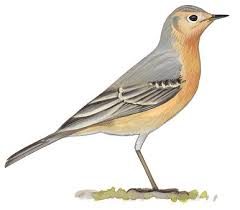
#> input picture A6/input_data/bird.jpeg, 240 x 210 px
$ jupyter execute q-1.ipynb   (Python 2 division)
#> lines starting #> are read from the running program, lines starting #| are printed output that depends on the picture
## QUESTION 1

[cell 1]
import numpy as np
import pandas as pd
import cv2
import matplotlib.image as mpimg
import matplotlib.pyplot as plt
from math import sqrt

[cell 2]
def show(img):
    fig, ax = plt.subplots(figsize = (6,6))
    plt.imshow(img)
    plt.show()

Function to stack all matrices from a list

[cell 3]
def makeCube(matrix_list):
    depth = len(matrix_list)
    rows = matrix_list[0].shape[0]
    cube = np.zeros((depth, rows, rows))
    for d in range(depth):
        cube[d,:,:] = matrix_list[d]
    return cube

Function to visualise o/p of intermediate layers

[cell 4]
def displayCube(cube, title):
    depth = cube.shape[0]
    rows = 2
    cols = depth // rows
    f, axarr = plt.subplots(rows, cols, figsize=(10,10))

    r, c = 0, 0
    f.suptitle(title)
    for d in cube:
#         print "d: ",d
        axarr[r,c].imshow(d)
        c += 1
        if c == cols:
            r += 1
            c = 0

Read input image

[cell 5]
sample_img = cv2.imread('../input_data/bird.jpeg', 0)
#> sample_img: shape (210, 240); min 0, max 255, mean 233.2
show(sample_img)

[cell 6]
sample_img = cv2.resize(sample_img, (32, 32))
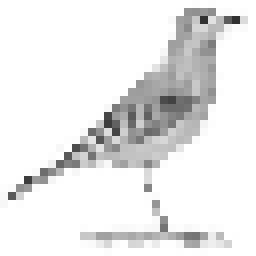
#> sample_img: shape (32, 32) (shown 8 times larger); min 49, max 255, mean 233.2
show(sample_img)
input_image = makeCube([sample_img])
#> in makeCube, `depth = len(matrix_list)`: depth = 1
print "input_image: shape",input_image.shape," type ",type(input_image)
#| input_image: shape (1, 32, 32)  type  <class 'numpy.ndarray'>

KERNELS

[cell 7]
kernel_size = 5

[cell 8]
def getNdKernel(depth, num):
    kernel_list = []
    for i in range(num):
        temp_kernel_cube = np.random.randn(depth,kernel_size,kernel_size)

#         print temp_kernel_cube
#         print "--------------"
        kernel_list.append(temp_kernel_cube)

    return kernel_list
# getNdKernel(6,16)

[cell 9]
def get6FiveXFive_d1():
    temp_cube = np.zeros((1, kernel_size, kernel_size))
    temp_cube[:,:,0] = np.array([-1,-1,-1,-1,-1])
    temp_cube[:,:,1] = np.array([-1,-1,-1,-1,-1])
    temp_cube[:,:,3] = np.array([1,1,1,1,1])
    temp_cube[:,:,4] = np.array([1,1,1,1,1])

    temp_cube1 = np.zeros((1, kernel_size, kernel_size))
    temp_cube1[:,:,0] = np.array([-1,-1,-1,-1,-1])
    temp_cube1[:,:,1] = np.array([1,1,1,1,1])
    temp_cube1[:,:,3] = np.array([-1,-1,-1,-1,-1])
    temp_cube1[:,:,4] = np.array([1,1,1,1,1])

    temp_cube2 = np.zeros((1, kernel_size, kernel_size))
    temp_cube2[:,:,0] = np.array([1,1,1,1,1])
    temp_cube2[:,:,1] = np.array([1,1,1,1,1])
    temp_cube2[:,:,3] = np.array([-1,-1,-1,-1,-1])
    temp_cube2[:,:,4] = np.array([-1,-1,-1,-1,-1])

    temp_cube3 = np.zeros((1, kernel_size, kernel_size))
    temp_cube3[:,:,0] = np.array([1,1,1,1,1])
    temp_cube3[:,:,1] = np.array([-1,-1,-1,-1,-1])
    temp_cube3[:,:,3] = np.array([1,1,1,1,1])
    temp_cube3[:,:,4] = np.array([-1,-1,-1,-1,-1])

    temp_cube4 = np.zeros((1, kernel_size, kernel_size))
    temp_cube4[:,:,0] = np.array([1,1,1,1,1])
    temp_cube4[:,:,4] = np.array([-1,-1,-1,-1,-1])

    temp_cube5 = np.zeros((1, kernel_size, kernel_size))
    temp_cube5[:,:,0] = np.array([-1,-1,-1,-1,-1])
    temp_cube5[:,:,4] = np.array([1,1,1,1,1])
    kernel_list = [temp_cube, temp_cube1, temp_cube2, temp_cube3, temp_cube4, temp_cube5]
    return kernel_list
# get6FiveXFive_d1()

[cell 10]
def get16FiveXFive_d6():
    temp_cube = np.zeros((6, kernel_size, kernel_size))
    temp_cube[0,:,0] = np.array([-1,-1,-1,-1,-1])
    temp_cube[1,:,0] = np.array([-1,-1,-1,-1,-1])
    temp_cube[:,:,3] = np.array([1,1,1,1,1])
    temp_cube[:,:,4] = np.array([1,1,1,1,1])
    print temp_cube

#     return kernel_list
# get16FiveXFive_d6()

Function to find sub-matrices according to kernel size

[cell 11]
def findSubCubes(cube):
    depth, row, col = cube.shape
    sub_cubes = []
    n = row - kernel_size + 1
    for i in range(n):
        for j in range(n):
            temp_cube = cube[:, i: i + kernel_size, j : j + kernel_size]
            sub_cubes.append(temp_cube)
    return sub_cubes

CONVOLUTION

[cell 12]
def convolve(sub_cubes_list, kernel):
    total_sub_cubes = len(sub_cubes_list)
    n = int(sqrt(total_sub_cubes))

    convolution = np.zeros((n,n))
    bias = np.random.randn(n,n)
    r,c = 0,0
    for i in range(total_sub_cubes):
        convolution[r][c] = np.multiply(sub_cubes_list[i], kernel).sum()
        c += 1
        if c == n:
            r += 1
            c = 0
    convolution = bias + convolution
    return convolution

[cell 13]
def convolveAll(sub_cubes_list, kernels_list):
    convolve_list = []
    for one_kernel in kernels_list:

        temp_matrix = convolve(sub_cubes_list, one_kernel)
        convolve_list.append(temp_matrix)

    return convolve_list

MAXPOOLING

[cell 14]
def maxPooling(matrix):
    matrix_rows = matrix.shape[1]
    half = matrix_rows/2
    max_pool_matrix = np.zeros((half,half))
    cnt = 0
    r, c = 0,0
    for i in range(0,matrix_rows,2): #0,1,2
        for j in range(0,matrix_rows,2): #0,1,2
            temp = matrix[i: i + 2, j : j + 2] #0:2, 0:2

            maxi = temp.max()
            cnt+=1
#             print "(",r,c,")",
            max_pool_matrix[r][c] = maxi

            c += 1
            if c == half:
                c = 0
                r += 1

    return max_pool_matrix

[cell 15]
def allMaxPool(convolution_list):

    max_pool_list = []
    for one_convolution in convolution_list:
        temp_matrix = maxPooling(one_convolution)
        max_pool_list.append(temp_matrix)
    return max_pool_list

[cell 16]
def relu(x):
    return x * (x > 0)

[cell 17]
def sigmoid(x):
    return 1 / (1 + np.exp(-x))

[cell 18]
def applyNonLinearity(convolution_list, func_name):
    new_conv_list = []
    for one_conv in convolution_list:
        if func_name == 'tanh':
            one_conv = np.tanh(one_conv)
        elif func_name == 'relu':
            one_conv = relu(one_conv)
        elif func_name == 'sigmoid':
            one_conv = sigmoid(one_conv)
        new_conv_list.append(one_conv)
    return new_conv_list

[cell 19]
def getWeightsBias(h, w):
    wt = np.random.randn(h,w)
    bias = np.random.randn(w)
    return wt, bias

[cell 20]
def computeFC(wts, inp, bias, activation_func):
    op = np.dot(wts.transpose(), inp) + bias
    op = applyNonLinearity(op, activation_func)
    return op

# print "output_fc2: shape: ",output_fc2.shape,output_fc2

[cell 21]
def softmax(x):
    e_x = np.exp(x - np.max(x))
    return e_x / e_x.sum(axis=0)

[cell 22]
def forwardPass(activation_func):

    # **CONV1 BEGIN**
    # Make sub cubes of size 1x5x5 from input image of size 1x32x32

    sub_cubes_list1 = findSubCubes(input_image)

    # Get 6@5x5 kernels of depth 1 with randomly generated weights

#     kernels = getNdKernel(1,6)
    kernels = get6FiveXFive_d1()
    # Do convolutions with all sub_cubes and kernels

    conv1_list = convolveAll(sub_cubes_list1, kernels)

    conv1_list = applyNonLinearity(conv1_list, activation_func)

    first_cube_6x28x28 = makeCube(conv1_list)
    print "first_cube_6x28x28: shape", first_cube_6x28x28.shape, "type: ",type(first_cube_6x28x28)

    displayCube(first_cube_6x28x28, "After CONV1")

    # - OUTPUT AFTER CONV1 : 6x28x28 activation map
    # **POOL1 BEGIN**

    pool1_list = allMaxPool(conv1_list)

    second_cube_6x14x14 = makeCube(pool1_list)
    print "second_cube_6x14x14: type ",type(second_cube_6x14x14), "shape: ", second_cube_6x14x14.shape

    displayCube(second_cube_6x14x14, "After POOL1")

    # - OUTPUT AFTER POOL1: 6x14x14 feature map
    # **CONV2 BEGIN**

    sub_cubes_list_2 = findSubCubes(second_cube_6x14x14)

    # 16 kernels of depth 6 shape 5x5 => 5x5x6 @ 16

    sixD_kernels_list = getNdKernel(6, 16)

    conv2_list = convolveAll(sub_cubes_list_2, sixD_kernels_list)

    conv2_list = applyNonLinearity(conv2_list, activation_func)

    third_cube_16x10x10 = makeCube(conv2_list)
    print "third_cube_16x10x10: type: ",type(third_cube_16x10x10), "shape: ",third_cube_16x10x10.shape

    displayCube(third_cube_16x10x10, "After CONV2")

    # - OUTPUT AFTER CONV2 : 16x14x14 activation map
    # **POOL2 BEGIN**

    pool2_list = allMaxPool(conv2_list)

    fourth_cube_16x5x5 = makeCube(pool2_list)
    print "fourth_cube_16x5x5: type: ",type(fourth_cube_16x5x5), "shape: ",fourth_cube_16x5x5.shape
    displayCube(fourth_cube_16x5x5, "After POOL2")
    sub_cubes_list_3 = findSubCubes(fourth_cube_16x5x5)
    print "sub_cubes_list_3: type: ",type(sub_cubes_list_3), "len: ",len(sub_cubes_list_3), "shape[0]: ",sub_cubes_list_3[0].shape
    # - OUTPUT AFTER POOL2 : 16x5x5 feature map
    sixD_kernels_list = getNdKernel(16, 120)

    conv3_list = convolveAll(sub_cubes_list_3, sixD_kernels_list)
    conv3_list = applyNonLinearity(conv3_list, activation_func)
    print "conv3_list: shape[0]",conv3_list[0].shape,"len:", len(conv3_list), "type: ",type(conv3_list)
    temp = np.array([])

    for i in range(len(conv3_list)):
        fl = np.ndarray.flatten(conv3_list[i][:,:])
        temp = np.hstack([temp, fl]) if temp.size else fl
    print "TEMP: ",len(temp)

    random_weights_fc2, bias_fc2 = getWeightsBias(120,84)
    print "random_weights_fc2: shape: ",random_weights_fc2.shape, random_weights_fc2.transpose().shape

    output_fc2 = computeFC(random_weights_fc2, temp, bias_fc2, activation_func)
    print "output_fc2: type: ",type(output_fc2), "len: ",len(output_fc2)

    random_weights_op, bias_op = getWeightsBias(84,10)
    print "random_weights_op: shape: ",random_weights_op.shape, random_weights_op.transpose().shape

    #gaussian
    tr = random_weights_op.transpose()

    yi = np.zeros((10,1))
    for i in range(10):
        s = 0
        for j in range(84):
            s += (output_fc2[j] - tr[i][j])**2
        yi[i][0] = s


    output = np.dot(random_weights_op.transpose(), output_fc2) + bias_op
    print "output: shape: ",output.shape

    to_sm = yi.reshape((-1,1))

    final_classes = softmax(to_sm)
    print
    print "FINAL CLASSES: "
    print final_classes

    return final_classes

### SIGMOID

[cell 23]
sigmoidClasses = forwardPass('sigmoid')
#> after the loop in findSubCubes, `for i in range(n):`: sub_cubes = 784 items
#> the loop in convolveAll, `for one_kernel in kernels_list: ` made 6 passes
#> pass 1, in convolve, `convolution = bias + convolution`:
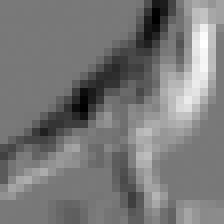
#> convolution: shape (28, 28) float64 (shown 8 times larger); min -877, max 971.8, mean 3.3; drawn with min black and max white
#> after the loop in convolveAll, `for one_kernel in kernels_list:`: convolve_list = 6 items
#> the loop in applyNonLinearity, `for one_conv in convolution_list:` made 6 passes
#| first_cube_6x28x28: shape (6, 28, 28) type:  <class 'numpy.ndarray'>
#> the loop in displayCube, `for d in cube: #         print "d: ",d` made 6 passes
#> r on passes 3, 6: 1, 2
#> after the loop in displayCube, `for d in cube:`: c = 0; r = 2
#> the loop in allMaxPool, `for one_convolution in convolution_list:` made 6 passes
#> after the loop in allMaxPool, `for one_convolution in convolution_list:`: max_pool_list = 6 items
#| second_cube_6x14x14: type  <class 'numpy.ndarray'> shape:  (6, 14, 14)
#> the loop in displayCube (call 2), `for d in cube: #         print "d: ",d` made 6 passes
#> in forwardPass, `sub_cubes_list_2 = findSubCubes(second_cube_6x14x14)`: sub_cubes_list_2 = 100 items
#> in forwardPass, `conv2_list = convolveAll(sub_cubes_list_2, sixD_kernels_list)`: conv2_list = 16 items
#> the loop in applyNonLinearity (call 2), `for one_conv in convolution_list:` made 16 passes
#| third_cube_16x10x10: type:  <class 'numpy.ndarray'> shape:  (16, 10, 10)
#> the loop in allMaxPool (call 2), `for one_convolution in convolution_list:` made 16 passes
#| fourth_cube_16x5x5: type:  <class 'numpy.ndarray'> shape:  (16, 5, 5)
#> in forwardPass, `sub_cubes_list_3 = findSubCubes(fourth_cube_16x5x5)`: sub_cubes_list_3 = 1 item
#| sub_cubes_list_3: type:  <class 'list'> len:  1 shape[0]:  (16, 5, 5)
#> in forwardPass, `conv3_list = convolveAll(sub_cubes_list_3, sixD_kernels_list)`: conv3_list = 120 items, first 6: [-16.49], [-6.83], [-9.19], [6.92], [23.62], [13.27]
#| conv3_list: shape[0] (1, 1) len: 120 type:  <class 'list'>
#> the loop in forwardPass, `for i in range(len(conv3_list)):` made 120 passes
#| TEMP:  120
#> in forwardPass, `output_fc2 = computeFC(random_weights_fc2, temp, bias_fc2, activation_..`:
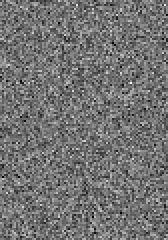
#> random_weights_fc2: shape (120, 84) float64 (shown 2 times larger); min -3.54, max 4.24, mean -0.0129; drawn with min black and max white
#| output_fc2: type:  <class 'list'> len:  84
#| output: shape:  (10,)
#| [[1.13912372e-22]
#|  [1.84664882e-21]
#|  [1.05173611e-13]
#|  [2.77587666e-05]
#|  [4.27690196e-05]
#|  [9.99929472e-01]
#|  [2.67240880e-11]
#|  [1.08717387e-17]
#|  [7.86861974e-18]
#|  [3.73047551e-27]]

### TANH

[cell 24]
tanhClasses = forwardPass('tanh')
#> call 2 of forwardPass, with activation_func = 'tanh'
#| first_cube_6x28x28: shape (6, 28, 28) type:  <class 'numpy.ndarray'>
#| second_cube_6x14x14: type  <class 'numpy.ndarray'> shape:  (6, 14, 14)
#| third_cube_16x10x10: type:  <class 'numpy.ndarray'> shape:  (16, 10, 10)
#| fourth_cube_16x5x5: type:  <class 'numpy.ndarray'> shape:  (16, 5, 5)
#| sub_cubes_list_3: type:  <class 'list'> len:  1 shape[0]:  (16, 5, 5)
#| conv3_list: shape[0] (1, 1) len: 120 type:  <class 'list'>
#> the loop in forwardPass (call 2), `for i in range(len(conv3_list)):` made 120 passes
#| TEMP:  120
#> in forwardPass (call 2), `output_fc2 = computeFC(random_weights_fc2, temp, bias_fc2, activation_..`:
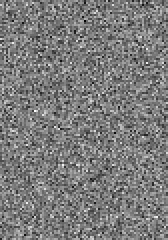
#> random_weights_fc2: shape (120, 84) float64 (shown 2 times larger); min -3.58, max 3.83, mean 0.0247; drawn with min black and max white
#| output_fc2: type:  <class 'list'> len:  84
#| output: shape:  (10,)
#| [[2.67402261e-28]
#|  [3.34062302e-04]
#|  [4.37908896e-21]
#|  [5.23520996e-18]
#|  [9.44825955e-25]
#|  [2.38407769e-08]
#|  [1.35378685e-17]
#|  [9.99665914e-01]
#|  [5.15022390e-15]
#|  [5.34224957e-21]]

### RELU

[cell 25]
reluClasses = forwardPass('relu')
#> call 3 of forwardPass, with activation_func = 'relu'
#> the loop in convolveAll (call 7), `for one_kernel in kernels_list: ` made 6 passes
#> pass 1, in convolve (call 285), `bias = np.random.randn(n,n)`:
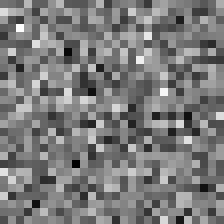
#> bias: shape (28, 28) float64 (shown 8 times larger); min -3.1, max 3.38, mean 0.0204; drawn with min black and max white
#> the loop in applyNonLinearity (call 9), `for one_conv in convolution_list:` made 6 passes
#> pass 3, in applyNonLinearity (call 9), `one_conv = relu(one_conv)`:
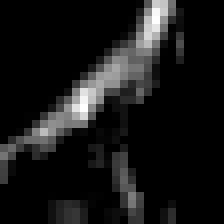
#> one_conv: shape (28, 28) float64 (shown 8 times larger); min 0, max 877.6, mean 80.5; drawn with min black and max white
#| first_cube_6x28x28: shape (6, 28, 28) type:  <class 'numpy.ndarray'>
#| second_cube_6x14x14: type  <class 'numpy.ndarray'> shape:  (6, 14, 14)
#| third_cube_16x10x10: type:  <class 'numpy.ndarray'> shape:  (16, 10, 10)
#| fourth_cube_16x5x5: type:  <class 'numpy.ndarray'> shape:  (16, 5, 5)
#| sub_cubes_list_3: type:  <class 'list'> len:  1 shape[0]:  (16, 5, 5)
#| conv3_list: shape[0] (1, 1) len: 120 type:  <class 'list'>
#> the loop in forwardPass (call 3), `for i in range(len(conv3_list)):` made 120 passes
#| TEMP:  120
#> in forwardPass (call 3), `output_fc2 = computeFC(random_weights_fc2, temp, bias_fc2, activation_..`:
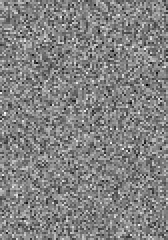
#> random_weights_fc2: shape (120, 84) float64 (shown 2 times larger); min -3.84, max 3.63, mean -0.0166; drawn with min black and max white
#| output_fc2: type:  <class 'list'> len:  84
#| output: shape:  (10,)
#| [[0.]
#|  [0.]
#|  [0.]
#|  [0.]
#|  [0.]
#|  [0.]
#|  [0.]
#|  [0.]
#|  [0.]
#|  [1.]]
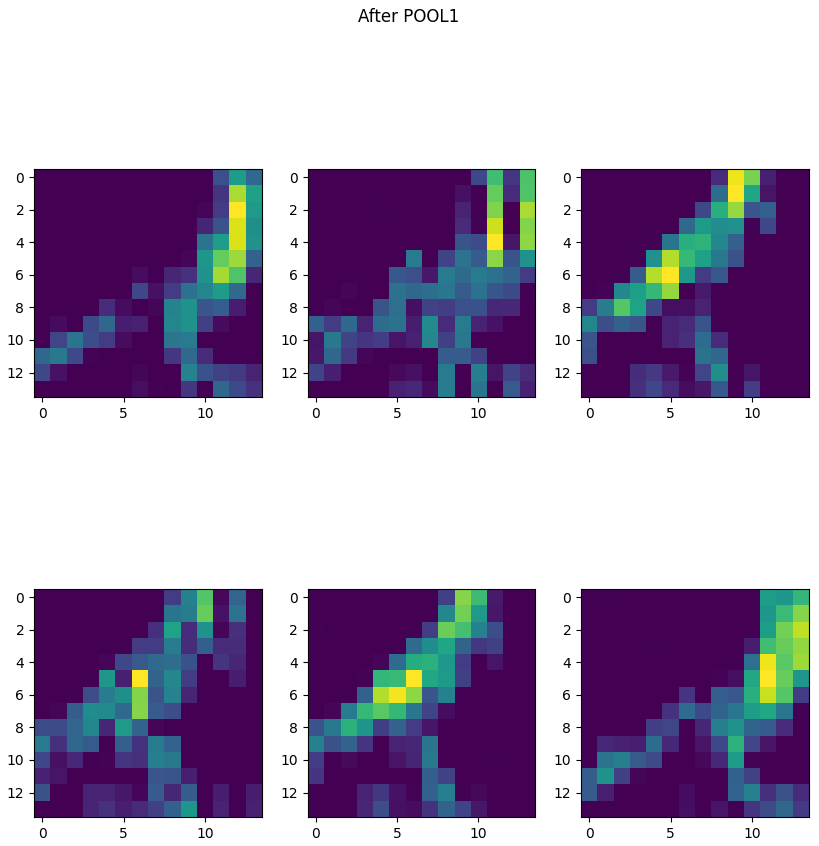
#> figure drawn by matplotlib, 6 panels
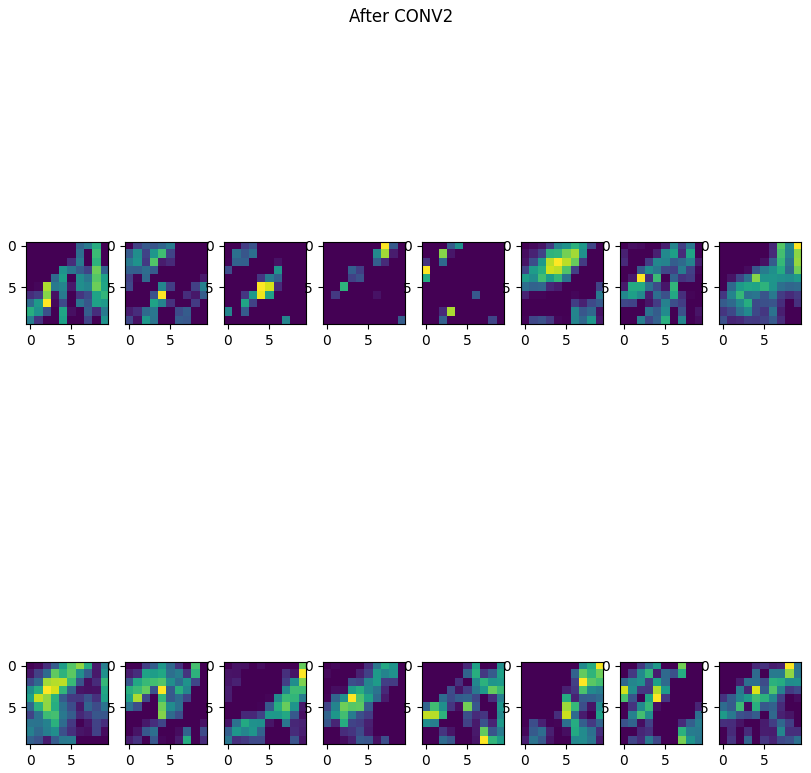
#> figure drawn by matplotlib, 16 panels
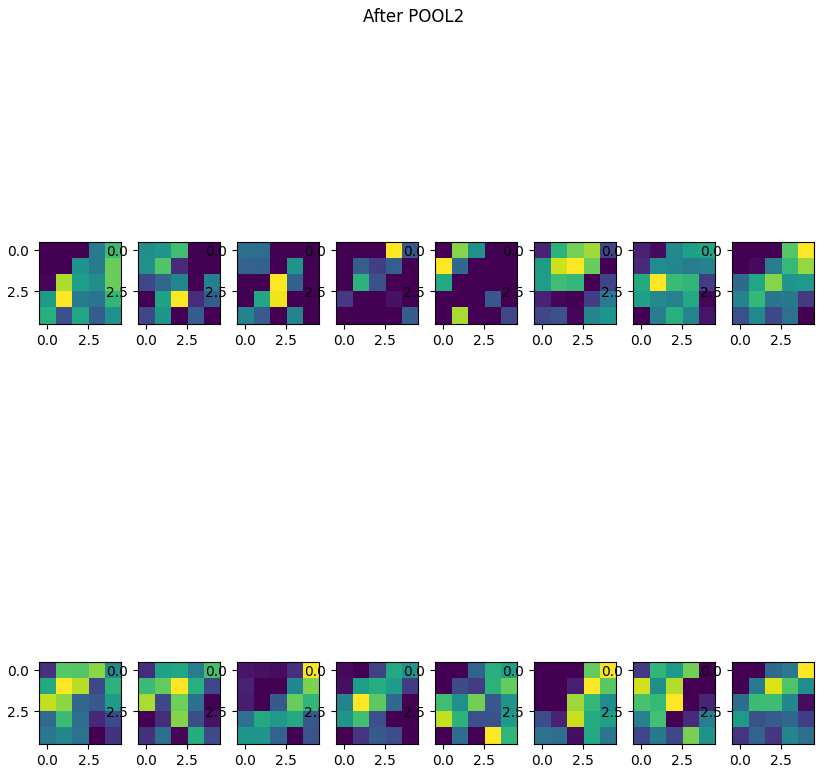
#> figure drawn by matplotlib, 16 panels
